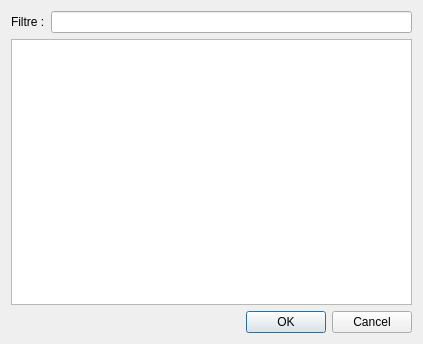
<?xml version="1.0" encoding="UTF-8"?>
<ui version="4.0">
 <class>select_indiv_dialog</class>
 <widget class="QDialog" name="select_indiv_dialog">
  <property name="geometry">
   <rect>
    <x>0</x>
    <y>0</y>
    <width>423</width>
    <height>344</height>
   </rect>
  </property>
  <property name="windowTitle">
   <string>Sélection de l'indvidu de base</string>
  </property>
  <property name="modal">
   <bool>true</bool>
  </property>
  <layout class="QVBoxLayout" name="verticalLayout">
   <item>
    <layout class="QHBoxLayout" name="horizontalLayout">
     <item>
      <widget class="QLabel" name="label">
       <property name="text">
        <string>Filtre :</string>
       </property>
       <property name="buddy">
        <cstring>filter</cstring>
       </property>
      </widget>
     </item>
     <item>
      <widget class="QLineEdit" name="filter"/>
     </item>
    </layout>
   </item>
   <item>
    <widget class="QListWidget" name="indiv_list"/>
   </item>
   <item>
    <widget class="QDialogButtonBox" name="buttonBox">
     <property name="orientation">
      <enum>Qt::Horizontal</enum>
     </property>
     <property name="standardButtons">
      <set>QDialogButtonBox::Cancel|QDialogButtonBox::Ok</set>
     </property>
    </widget>
   </item>
  </layout>
 </widget>
 <resources/>
 <connections>
  <connection>
   <sender>buttonBox</sender>
   <signal>accepted()</signal>
   <receiver>select_indiv_dialog</receiver>
   <slot>accept()</slot>
   <hints>
    <hint type="sourcelabel">
     <x>248</x>
     <y>254</y>
    </hint>
    <hint type="destinationlabel">
     <x>157</x>
     <y>274</y>
    </hint>
   </hints>
  </connection>
  <connection>
   <sender>buttonBox</sender>
   <signal>rejected()</signal>
   <receiver>select_indiv_dialog</receiver>
   <slot>reject()</slot>
   <hints>
    <hint type="sourcelabel">
     <x>316</x>
     <y>260</y>
    </hint>
    <hint type="destinationlabel">
     <x>286</x>
     <y>274</y>
    </hint>
   </hints>
  </connection>
 </connections>
</ui>
